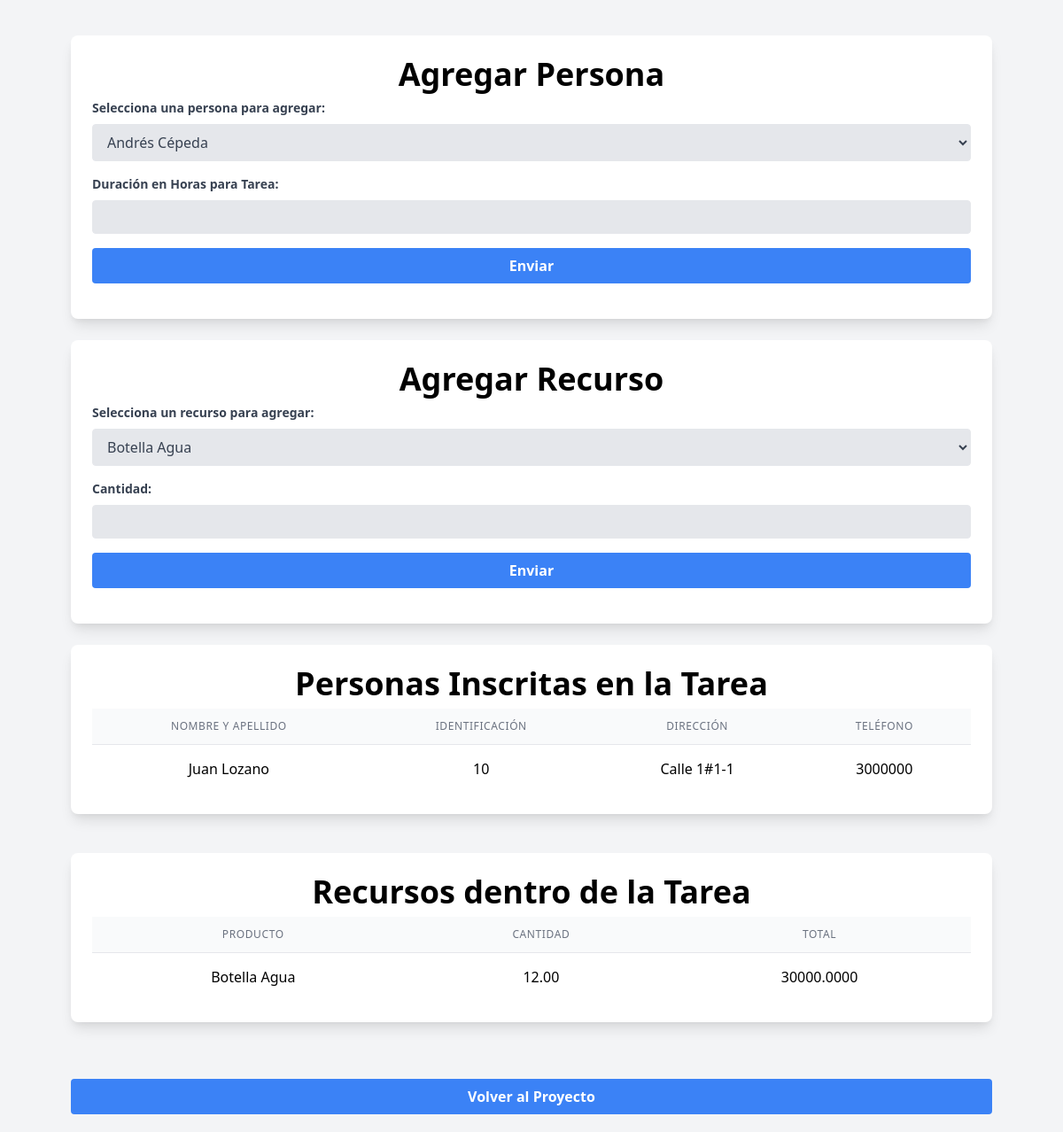
/views/tarea.php?proyecto=8&actividad=12&tarea=10 (signed in), run on the app's committed database.
### tables this page shows
CREATE TABLE `personas` (
  `Id_persona` int NOT NULL AUTO_INCREMENT,
  `Nombre` varchar(100) NOT NULL,
  `Apellidos` varchar(100) NOT NULL,
  `Direccion` varchar(255) NOT NULL,
  `Telefono` varchar(20) NOT NULL,
  `Sexo` varchar(10) NOT NULL,
  `Fecha_nacimiento` date NOT NULL,
  `Profesion` varchar(100) NOT NULL,
  `identificacion` varchar(12) NOT NULL,
  `email` text,
  `password` text,
  PRIMARY KEY (`Id_persona`)
);

### views/tarea.php (the view, shortened to what this page needs)
<?php
    $tarea = isset($_GET['tarea'])? $_GET['tarea']: null;
    $db = conectar();
    $sql = "SELECT id_persona AS id, CONCAT(nombre, ' ', apellidos) AS nombre FROM personas WHERE email IS null AND password IS null  AND id_persona NOT IN (SELECT id_persona FROM tareaxpersona WHERE id_tarea = $tarea)";
    $stmtPersonas = $db->prepare($sql);
    $stmtPersonas->execute();
    $listado_personas = $stmtPersonas->fetchAll(PDO::FETCH_ASSOC);
    $sql = "SELECT id_recurso AS id, descripcion FROM recursos";
    $stmtRecursos = $db->prepare($sql);
    $stmtRecursos->execute();
    $listado_recursos = $stmtRecursos->fetchAll(PDO::FETCH_ASSOC);
    $sql = "SELECT  identificacion, CONCAT(nombre, ' ', apellidos) AS nombre, direccion, telefono
    FROM personas WHERE id_persona IN(SELECT id_persona FROM tareaxpersona WHERE id_tarea = $tarea)";
    $stmt = $db->prepare($sql);
    $stmt->execute();
    $personas_registradas = $stmt->fetchAll(PDO::FETCH_ASSOC);
    $sql = "SELECT descripcion, (valor*cantidad) AS total, cantidad FROM tareaxrecurso JOIN recursos ON tareaxrecurso.id_recurso = recursos.id_recurso WHERE id_tarea = $tarea";
    $stmt = $db->prepare($sql);
    $stmt->execute();
    $registros_tarea = $stmt->fetchAll(PDO::FETCH_ASSOC);
?>
<html lang="es">
<head>
    <link href="https://cdn.jsdelivr.net/npm/tailwindcss@2.2.19/dist/tailwind.min.css" rel="stylesheet">
    <link rel='stylesheet' href='https://cdn-uicons.flaticon.com/2.0.0/uicons-solid-rounded/css/uicons-solid-rounded.css'>
</head>
<body class="bg-gray-100">
<div class=" text-center ml-20 mr-20 mt-10 grid gap-6 sm:grid-cols-1 md:grid-cols-1 lg:grid-cols-1 xl:grid-cols-1">
    <div class='bg-white rounded-lg shadow-lg overflow-hidden'>
        <div class='p-6'>
            <h2 class='text-4xl font-bold mb-2'>Agregar Persona</h2>
            <form action="../controllers/TareaController.php" method='POST'>
                <div class="mb-4">
                    <label for="persona" class="block text-gray-700 text-sm font-bold mb-2 text-left">Selecciona una persona para agregar:</label>
                    <select name="persona" id="persona" class="block w-full bg-gray-200 border border-gray-200 text-gray-700 py-2 px-3 rounded leading-tight focus:outline-none focus:bg-white focus:border-gray-500">
                        <?php foreach($listado_personas as $persona) { ?>
                            <option value=<?php echo $persona['id']; ?>><?php echo $persona['nombre']?></option>
                        <?php } ?>
                    </select>
                </div>
                <div class="mb-4">
                    <label for="duracion" class="block text-gray-700 text-sm font-bold mb-2 text-left">Duración en Horas para Tarea:</label>
                    <input name="duracion" id="duracion" type="number" min="1" max="8" class="block w-full bg-gray-200 border border-gray-200 text-gray-700 py-2 px-3 rounded leading-tight focus:outline-none focus:bg-white focus:border-gray-500" required>
                </div>
                <?php if ($stmtPersonas->rowCount() > 0) { ?>
                    <button type="submit" class="w-full bg-blue-500 hover:bg-blue-700 text-white font-bold py-2 px-4 rounded focus:outline-none focus:shadow-outline">
                        Enviar
                    </button>
                <?php } ?>
            </form>
        </div>
    </div>
    <div class='bg-white rounded-lg shadow-lg overflow-hidden'>
        <div class='p-6'>
            <h2 class='text-4xl font-bold mb-2'>Agregar Recurso</h2>
            <form action="../controllers/TareaController.php" method='POST'>
                <div class="mb-4">
                    <label for="recurso" class="block text-gray-700 text-sm font-bold mb-2 text-left">Selecciona un recurso para agregar:</label>
                    <select name="recurso" id="recurso" class="block w-full bg-gray-200 border border-gray-200 text-gray-700 py-2 px-3 rounded leading-tight focus:outline-none focus:bg-white focus:border-gray-500">
                        <?php foreach($listado_recursos as $recurso) { ?>
                            <option value=<?php echo $recurso['id']; ?>><?php echo $recurso['descripcion']?></option>
                        <?php } ?>
                    </select>
                </div>
                <div class="mb-4">
                    <label for="cantidad" class="block text-gray-700 text-sm font-bold mb-2 text-left">Cantidad:</label>
                    <input name="cantidad" id="cantidad" type="number" min="1" class="block w-full bg-gray-200 border border-gray-200 text-gray-700 py-2 px-3 rounded leading-tight focus:outline-none focus:bg-white focus:border-gray-500" required>
                </div>
                <?php if ($stmtRecursos->rowCount() > 0) { ?>
                    <button type="submit" class="w-full bg-blue-500 hover:bg-blue-700 text-white font-bold py-2 px-4 rounded focus:outline-none focus:shadow-outline">
                        Enviar
                    </button>
                <?php } ?>
            </form>
        </div>
    </div>
    <div class='bg-white rounded-lg shadow-lg overflow-hidden mb-5'>
        <div class='p-6'>
            <h2 class='text-4xl font-bold mb-2'>Personas Inscritas en la Tarea</h2>
            <table class="min-w-full divide-y divide-gray-200 text-center">
                <thead class="bg-gray-50">
                    <tr>
                        <th scope="col" class="px-6 py-3  text-xs font-medium text-gray-500 uppercase tracking-wider">Nombre y Apellido</th>
                        <th scope="col" class="px-6 py-3  text-xs font-medium text-gray-500 uppercase tracking-wider">Identificación</th>
                        <th scope="col" class="px-6 py-3  text-xs font-medium text-gray-500 uppercase tracking-wider">Dirección</th>
                        <th scope="col" class="px-6 py-3  text-xs font-medium text-gray-500 uppercase tracking-wider">Teléfono</th>
                    </tr>
                </thead>
                <tbody class="bg-white divide-y divide-gray-200">
                    <?php foreach($personas_registradas as $persona) { ?>
                        <tr>
                            <td class="px-6 py-4 whitespace-nowrap"><?php echo $persona['nombre']; ?></td>
                            <td class="px-6 py-4 whitespace-nowrap"><?php echo $persona['identificacion']; ?></td>
                            <td class="px-6 py-4 whitespace-nowrap"><?php echo $persona['direccion']; ?></td>
                            <td class="px-6 py-4 whitespace-nowrap"><?php echo $persona['telefono']; ?></td>
                        </tr>
                    <?php } ?>
                </tbody>
            </table>
        </div>
    </div>
    <div class='bg-white rounded-lg shadow-lg overflow-hidden mb-5'>
        <div class='p-6'>
            <h2 class='text-4xl font-bold mb-2'>Recursos dentro de la Tarea</h2>
            <table class="min-w-full divide-y divide-gray-200 text-center">
                <thead class="bg-gray-50">
                    <tr>
                        <th scope="col" class="px-6 py-3  text-xs font-medium text-gray-500 uppercase tracking-wider">Producto</th>
                        <th scope="col" class="px-6 py-3  text-xs font-medium text-gray-500 uppercase tracking-wider">Cantidad</th>
                        <th scope="col" class="px-6 py-3  text-xs font-medium text-gray-500 uppercase tracking-wider">Total</th>
                    </tr>
                </thead>
                <tbody class="bg-white divide-y divide-gray-200">
                    <?php foreach($registros_tarea as $recurso) { ?>
                        <tr>
                            <td class="px-6 py-4 whitespace-nowrap"><?php echo $recurso['descripcion']; ?></td>
                            <td class="px-6 py-4 whitespace-nowrap"><?php echo $recurso['cantidad']; ?></td>
                            <td class="px-6 py-4 whitespace-nowrap"><?php echo $recurso['total']; ?></td>
                        </tr>
                    <?php } ?>
                </tbody>
            </table>
        </div>
    </div>
    <a href="../index.php" class='mt-5 mb-5 mr-10 w-full bg-blue-500 hover:bg-blue-700 text-white font-bold py-2 px-4 rounded focus:outline-none focus:shadow-outline'>Volver al Proyecto</a>
</div>
</body>

### data on the page
personas: nombre "Juan Lozano", identificacion "10", Direccion "Calle 1#1-1", Telefono "3000000"

### other printed values
$recurso['descripcion'] "Botella Agua"
$recurso['cantidad'] "12.00"
$recurso['total'] "30000.0000"
form field persona "Andrés Cépeda"
form field recurso "Botella Agua"
